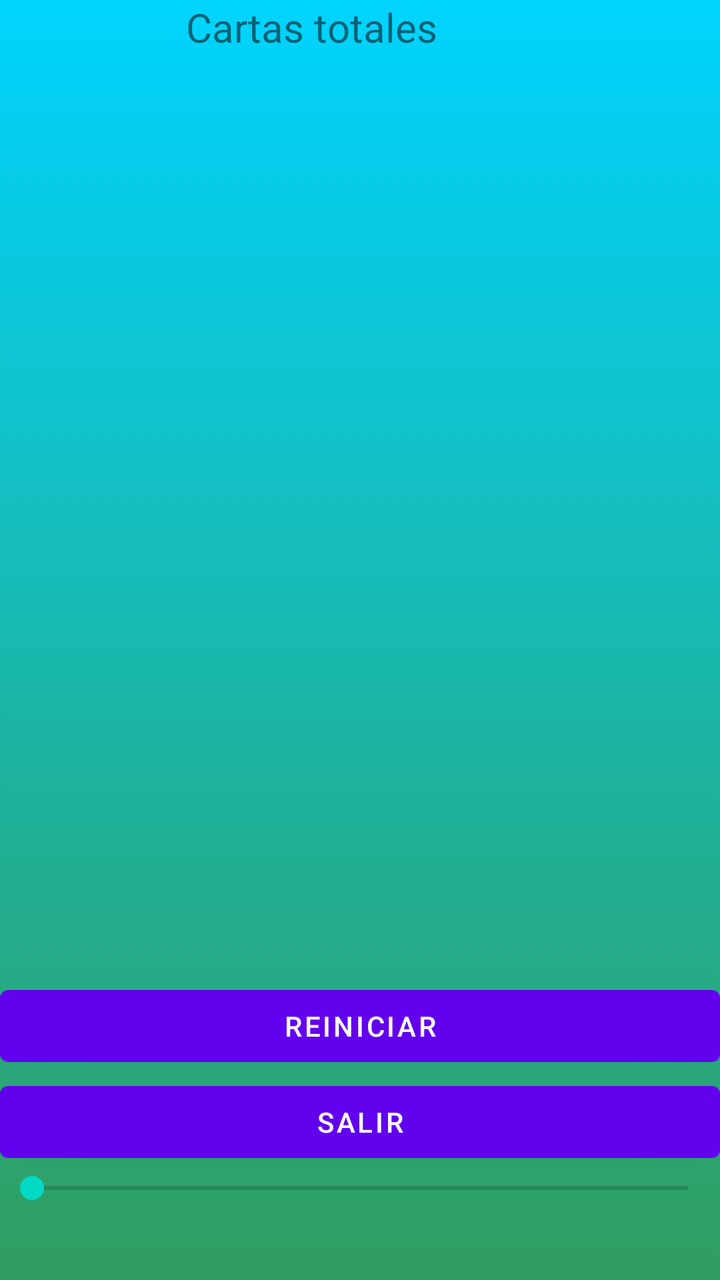
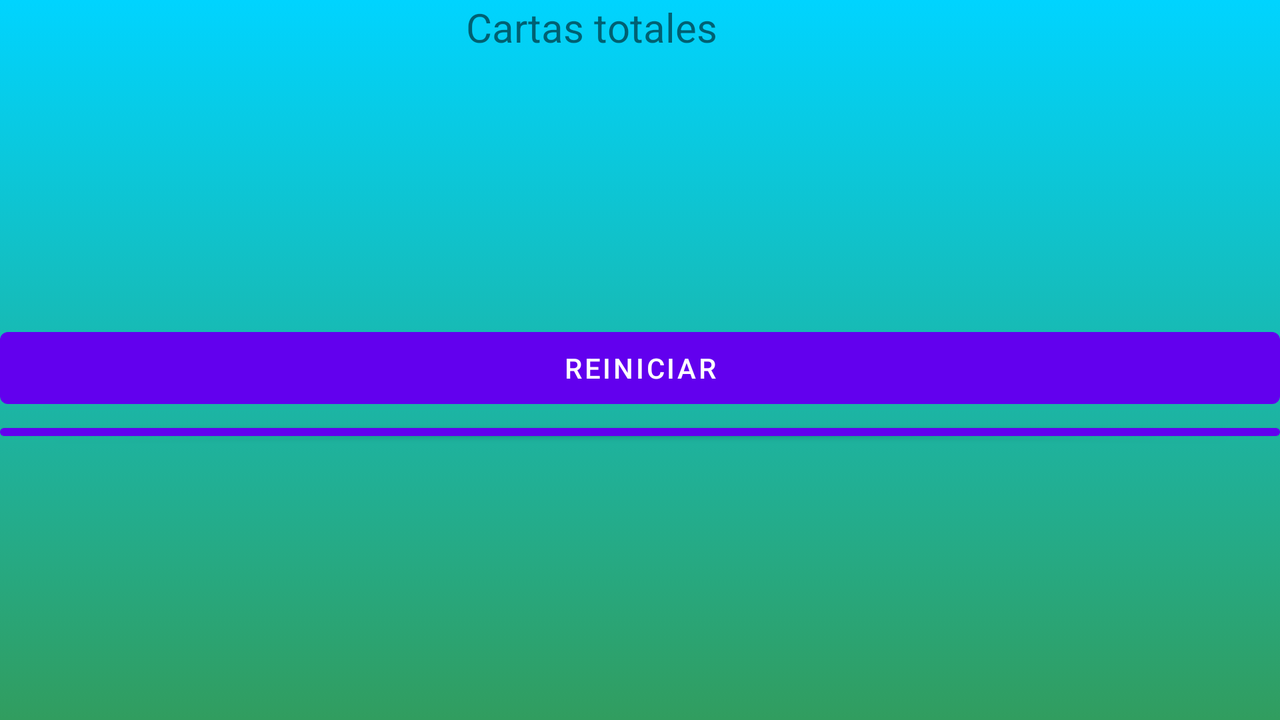

First picture: res/layout/ on a phone held upright. Second picture: the repository's own variant of that layout, on a device whose configuration matches the variant's folder. Source for both follows.
<!-- AndroidManifest.xml: application theme Theme.JuegoDeCartas -->
<!-- res/layout/activity_pantalla_principal.xml -->
<?xml version="1.0" encoding="utf-8"?>
<RelativeLayout xmlns:android="http://schemas.android.com/apk/res/android"
    xmlns:app="http://schemas.android.com/apk/res-auto"
    xmlns:tools="http://schemas.android.com/tools"
    android:id="@+id/layoutGlobal"
    android:layout_width="match_parent"
    android:layout_height="match_parent"
    android:orientation="vertical"
    tools:context=".pantalla_principal"
    android:background="@drawable/gradiente">

    <LinearLayout
        android:id="@+id/layout1"
        android:layout_width="match_parent"
        android:layout_height="wrap_content"
        android:gravity="center"
        android:orientation="vertical"
        android:paddingBottom="20dp">

        <TextView
            android:id="@+id/textoCartasTotal"
            android:layout_width="174dp"
            android:layout_height="wrap_content"
            android:paddingBottom="20dp"
            android:text="@string/texto_total"
            android:textSize="20sp"
            app:layout_constraintBottom_toBottomOf="parent"
            app:layout_constraintEnd_toEndOf="parent"
            app:layout_constraintStart_toStartOf="parent"
            app:layout_constraintTop_toTopOf="parent"
            app:layout_constraintVertical_bias="0.04000002" />

    </LinearLayout>

    <ScrollView
        android:id="@+id/scroll"
        android:layout_width="match_parent"
        android:layout_height="400dp"
        android:layout_below="@id/layout1"
        android:visibility="visible"
        tools:visibility="visible">

        <LinearLayout
            android:id="@+id/layout2"
            android:layout_width="wrap_content"
            android:layout_height="wrap_content"
            android:orientation="vertical"
            android:visibility="visible"
            tools:visibility="visible">

        </LinearLayout>

    </ScrollView>

    <LinearLayout
        android:id="@+id/botonesVarios"
        android:layout_width="match_parent"
        android:layout_height="239dp"
        android:layout_below="@id/scroll"
        android:layout_marginTop="22dp"
        android:orientation="vertical">

        <Button
            android:id="@+id/button5"
            android:layout_width="match_parent"
            android:layout_height="wrap_content"
            android:text="@string/reiniciar" />

        <Button
            android:id="@+id/button6"
            android:layout_width="match_parent"
            android:layout_height="wrap_content"
            android:text="@string/salir" />

        <SeekBar
            android:id="@+id/seekBar6"
            android:layout_width="match_parent"
            android:layout_height="wrap_content"
            android:max="50" />
    </LinearLayout>

</RelativeLayout>
<!-- resources referenced by this layout -->
<resources>
  <!-- drawable gradiente (drawable) -->
  <?xml version="1.0" encoding="utf-8"?>
  <selector xmlns:android="http://schemas.android.com/apk/res/android">
  
      <item>
          <shape>
              <gradient
  
                  android:startColor="@color/start"
                  android:endColor="@color/end"
                  android:angle="90"/>
          </shape>
      </item>
  
  </selector>
  <string name="reiniciar">Reiniciar</string>
  <string name="salir">Salir</string>
  <string name="texto_total">Cartas totales</string>
  <style name="Theme.JuegoDeCartas" parent="Theme.MaterialComponents.DayNight.DarkActionBar">
          
          <item name="colorPrimary">@color/purple_500</item>
          <item name="colorPrimaryVariant">@color/purple_700</item>
          <item name="colorOnPrimary">@color/white</item>
          
          <item name="colorSecondary">@color/teal_200</item>
          <item name="colorSecondaryVariant">@color/teal_700</item>
          <item name="colorOnSecondary">@color/black</item>
          
          <item name="android:statusBarColor" tools:targetApi="l">?attr/colorPrimaryVariant</item>
          
      </style>
  <color name="start">#319d5f</color>
  <color name="end">#00d4ff</color>
  <color name="purple_500">#FF6200EE</color>
  <color name="purple_700">#FF3700B3</color>
  <color name="white">#FFFFFFFF</color>
  <color name="teal_200">#FF03DAC5</color>
  <color name="teal_700">#FF018786</color>
  <color name="black">#FF000000</color>
</resources>
<!-- res/layout-land/activity_pantalla_principal.xml (the repository's variant of the layout above) -->
<!-- drawn on the phone turned sideways -->
<?xml version="1.0" encoding="utf-8"?>
<RelativeLayout xmlns:android="http://schemas.android.com/apk/res/android"
    xmlns:app="http://schemas.android.com/apk/res-auto"
    xmlns:tools="http://schemas.android.com/tools"
    android:id="@+id/layoutGlobal"
    android:layout_width="match_parent"
    android:layout_height="match_parent"
    android:orientation="vertical"
    tools:context=".pantalla_principal"
    android:background="@drawable/gradiente">

    <LinearLayout
        android:id="@+id/layout1"
        android:layout_width="match_parent"
        android:layout_height="wrap_content"
        android:gravity="center"
        android:orientation="vertical"
        android:paddingBottom="20dp">

        <TextView
            android:id="@+id/textoCartasTotal"
            android:layout_width="174dp"
            android:layout_height="wrap_content"
            android:paddingBottom="20dp"
            android:text="@string/texto_total"
            android:textSize="20sp"
            app:layout_constraintBottom_toBottomOf="parent"
            app:layout_constraintEnd_toEndOf="parent"
            app:layout_constraintStart_toStartOf="parent"
            app:layout_constraintTop_toTopOf="parent"
            app:layout_constraintVertical_bias="0.04000002" />

    </LinearLayout>

    <ScrollView
        android:id="@+id/scroll"
        android:layout_width="match_parent"
        android:layout_height="65dp"
        android:layout_below="@id/layout1"
        android:layout_marginTop="6dp"
        android:visibility="visible"
        tools:visibility="visible">

        <LinearLayout
            android:id="@+id/layout2"
            android:layout_width="wrap_content"
            android:layout_height="wrap_content"
            android:orientation="vertical"
            android:visibility="visible"
            tools:visibility="visible">

        </LinearLayout>

    </ScrollView>

    <LinearLayout
        android:id="@+id/botonesVarios"
        android:layout_width="match_parent"
        android:layout_height="wrap_content"
        android:layout_below="@id/scroll"
        android:layout_alignParentBottom="true"
        android:layout_marginTop="22dp"
        android:layout_marginBottom="136dp"
        android:orientation="vertical">

        <Button
            android:id="@+id/button5"
            android:layout_width="match_parent"
            android:layout_height="wrap_content"
            android:text="@string/reiniciar" />

        <Button
            android:id="@+id/button6"
            android:layout_width="match_parent"
            android:layout_height="wrap_content"
            android:text="@string/salir" />

        <SeekBar
            android:id="@+id/seekBar6"
            android:layout_width="match_parent"
            android:layout_height="wrap_content"
            android:max="50" />
    </LinearLayout>

</RelativeLayout>
